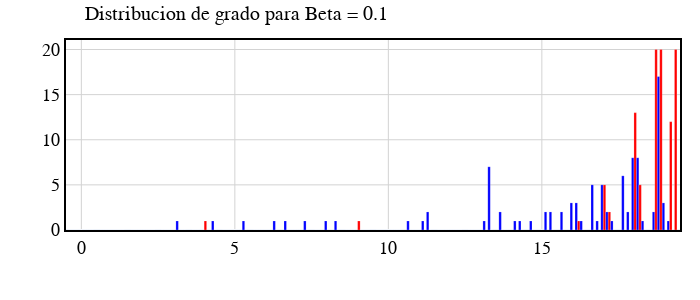
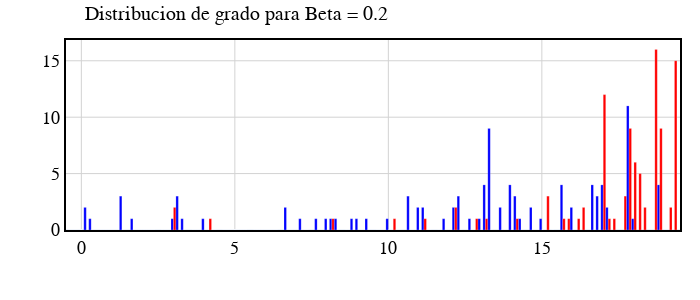
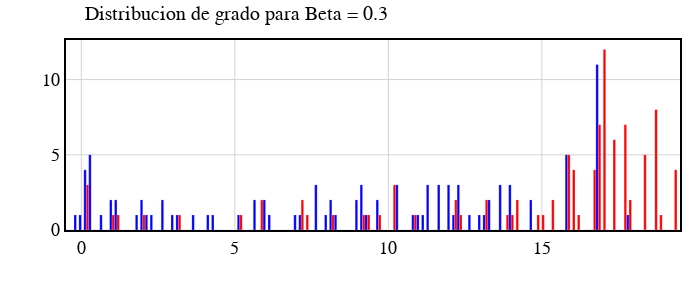
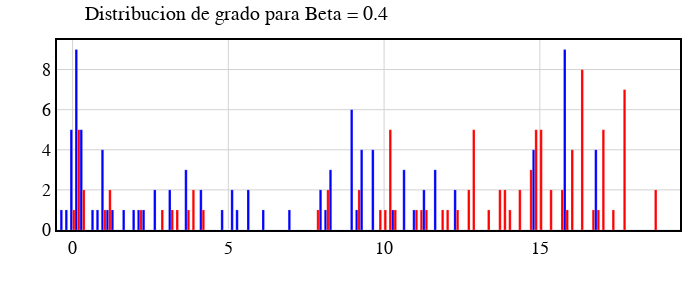

Here is the notebook cell these charts were saved with, in order:
### Code cell
for g in range(len(betaArray)):
    hist = go.Figure()
    for paciente in range(5):    
        
        graphN = nx.Graph()
        graphE = nx.Graph()
        
        corr_matrixN_Binarizada = matricesN[paciente][g]

        for node in corr_matrixN_Binarizada.columns:
            graphN.add_node(node)
            
        for i, node1 in enumerate(corr_matrixN_Binarizada.columns):
            for j, node2 in enumerate(corr_matrixN_Binarizada.columns):
                if i != j and corr_matrixN_Binarizada[i][j] == 1.0:
                    graphN.add_edge(node1, node2)
        
                    

        corr_matrixE_Binarizada = matricesE[paciente][g]

        for node in corr_matrixE_Binarizada.columns:
            graphE.add_node(node)
            
        for i, node1 in enumerate(corr_matrixE_Binarizada.columns):
            for j, node2 in enumerate(corr_matrixE_Binarizada.columns):
                if i != j and corr_matrixE_Binarizada[i][j] == 1.0:
                    graphE.add_edge(node1, node2)


        plt.figure(figsize=(8, 6))


        degree_sequenceN = [graphN.degree(node) for node in graphN.nodes()]

        degree_countsN = np.array(nx.degree_histogram(graphN))
        degree_countsE = np.array(nx.degree_histogram(graphE))

        x = range(len(degree_countsN))

        
        hist.add_trace(go.Bar(x=list(range(len(degree_countsN))), y=degree_countsN, name= 'Neurotipicos', marker=dict(color='blue',line=dict(width=0.2))))
        hist.add_trace(go.Bar(x=list(range(len(degree_countsE))), y=degree_countsE, name= 'Epilepticos',  marker=dict(color='red',line=dict(width=0.2)) ))
        hist.update_layout(showlegend=False)
    estetica(hist,title = f'Distribucion de grado para Beta = {betaArray[g]}', h=300,w=700)
    hist.show()

### Figure 1 — Plotly figure (JSON) as saved in the notebook; plotly's stock layout.template omitted (floating-point values rounded to 4 significant figures)
{"data": [{"marker": {"color": "blue", "line": {"width": 0.2}}, "name": "Neurotipicos", "type": "bar", "x": [0, 1, 2, 3, 4, 5, 6, 7, 8, 9, 10, 11, 12, 13, 14, 15, 16, 17, 18, 19], "y": [0, 0, 0, 0, 0, 0, 0, 1, 0, 0, 0, 1, 0, 0, 2, 1, 2, 5, 6, 2]}, {"marker": {"color": "red", "line": {"width": 0.2}}, "name": "Epilepticos", "type": "bar", "x": [0, 1, 2, 3, 4, 5, 6, 7, 8, 9, 10, 11, 12, 13, 14, 15, 16, 17, 18, 19], "y": [0, 0, 0, 0, 0, 0, 0, 0, 0, 0, 0, 0, 0, 0, 0, 0, 0, 0, 0, 20]}, {"marker": {"color": "blue", "line": {"width": 0.2}}, "name": "Neurotipicos", "type": "bar", "x": [0, 1, 2, 3, 4, 5, 6, 7, 8, 9, 10, 11, 12, 13, 14, 15, 16, 17, 18, 19], "y": [0, 0, 0, 0, 0, 0, 0, 0, 0, 0, 0, 0, 0, 0, 0, 0, 0, 1, 2, 17]}, {"marker": {"color": "red", "line": {"width": 0.2}}, "name": "Epilepticos", "type": "bar", "x": [0, 1, 2, 3, 4, 5, 6, 7, 8, 9, 10, 11, 12, 13, 14, 15, 16, 17, 18, 19], "y": [0, 0, 0, 0, 0, 0, 0, 0, 0, 0, 0, 0, 0, 0, 0, 0, 0, 0, 0, 20]}, {"marker": {"color": "blue", "line": {"width": 0.2}}, "name": "Neurotipicos", "type": "bar", "x": [0, 1, 2, 3, 4, 5, 6, 7, 8, 9, 10, 11, 12, 13, 14, 15, 16, 17, 18, 19], "y": [0, 0, 0, 0, 0, 0, 0, 0, 1, 0, 0, 0, 0, 0, 0, 0, 3, 5, 8, 3]}, {"marker": {"color": "red", "line": {"width": 0.2}}, "name": "Epilepticos", "type": "bar", "x": [0, 1, 2, 3, 4, 5, 6, 7, 8, 9, 10, 11, 12, 13, 14, 15, 16, 17, 18], "y": [0, 0, 0, 0, 1, 0, 0, 0, 0, 1, 0, 0, 0, 0, 0, 0, 0, 5, 13]}, {"marker": {"color": "blue", "line": {"width": 0.2}}, "name": "Neurotipicos", "type": "bar", "x": [0, 1, 2, 3, 4, 5, 6, 7, 8, 9, 10, 11, 12, 13, 14, 15, 16, 17, 18, 19], "y": [0, 0, 0, 1, 0, 0, 0, 0, 0, 0, 0, 1, 0, 1, 1, 2, 3, 2, 8, 1]}, {"marker": {"color": "red", "line": {"width": 0.2}}, "name": "Epilepticos", "type": "bar", "x": [0, 1, 2, 3, 4, 5, 6, 7, 8, 9, 10, 11, 12, 13, 14, 15, 16, 17, 18, 19], "y": [0, 0, 0, 0, 0, 0, 0, 0, 0, 0, 0, 0, 0, 0, 0, 0, 1, 2, 5, 12]}, {"marker": {"color": "blue", "line": {"width": 0.2}}, "name": "Neurotipicos", "type": "bar", "x": [0, 1, 2, 3, 4, 5, 6, 7, 8, 9, 10, 11, 12, 13, 14, 15, 16, 17, 18], "y": [0, 0, 0, 0, 1, 1, 1, 1, 1, 0, 0, 2, 0, 7, 1, 2, 1, 1, 1]}, {"marker": {"color": "red", "line": {"width": 0.2}}, "name": "Epilepticos", "type": "bar", "x": [0, 1, 2, 3, 4, 5, 6, 7, 8, 9, 10, 11, 12, 13, 14, 15, 16, 17, 18, 19], "y": [0, 0, 0, 0, 0, 0, 0, 0, 0, 0, 0, 0, 0, 0, 0, 0, 0, 0, 0, 20]}], "layout": {"autosize": false, "font": {"color": "Black", "family": "Arial", "size": 18}, "height": 300, "legend": {"bgcolor": "rgba(255,255,255,0)", "font": {"size": 15}, "orientation": "h", "x": 0.2, "xanchor": "left", "y": -0.2, "yanchor": "top"}, "margin": {"b": 20, "l": 20, "r": 20, "t": 40}, "plot_bgcolor": "white", "showlegend": false, "title": {"font": {"size": 20}, "pad": {"b": 10, "l": 50, "r": 50, "t": 100}, "text": "Distribucion de grado para Beta = 0.1"}, "width": 700, "xaxis": {"gridcolor": "lightgray", "gridwidth": 1, "linecolor": "black", "linewidth": 2, "mirror": true, "showgrid": true, "showline": true, "title": {"text": ""}}, "yaxis": {"gridcolor": "lightgray", "gridwidth": 1, "linecolor": "black", "linewidth": 2, "mirror": true, "showgrid": true, "showline": true, "title": {"text": ""}}}}

### Figure 2 — Plotly figure (JSON) as saved in the notebook; plotly's stock layout.template omitted (floating-point values rounded to 4 significant figures)
{"data": [{"marker": {"color": "blue", "line": {"width": 0.2}}, "name": "Neurotipicos", "type": "bar", "x": [0, 1, 2, 3, 4, 5, 6, 7, 8, 9, 10, 11, 12, 13, 14, 15, 16, 17], "y": [0, 0, 1, 0, 0, 0, 0, 2, 1, 0, 0, 3, 0, 1, 2, 2, 4, 4]}, {"marker": {"color": "red", "line": {"width": 0.2}}, "name": "Epilepticos", "type": "bar", "x": [0, 1, 2, 3, 4, 5, 6, 7, 8, 9, 10, 11, 12, 13, 14, 15, 16, 17, 18, 19], "y": [0, 0, 0, 0, 0, 0, 0, 0, 0, 0, 0, 0, 0, 0, 0, 0, 1, 0, 3, 16]}, {"marker": {"color": "blue", "line": {"width": 0.2}}, "name": "Neurotipicos", "type": "bar", "x": [0, 1, 2, 3, 4, 5, 6, 7, 8, 9, 10, 11, 12, 13, 14, 15, 16, 17, 18, 19], "y": [0, 0, 0, 0, 0, 0, 0, 0, 0, 1, 0, 0, 1, 0, 0, 0, 0, 3, 11, 4]}, {"marker": {"color": "red", "line": {"width": 0.2}}, "name": "Epilepticos", "type": "bar", "x": [0, 1, 2, 3, 4, 5, 6, 7, 8, 9, 10, 11, 12, 13, 14, 15, 16, 17, 18, 19], "y": [0, 0, 0, 0, 0, 0, 0, 0, 0, 0, 0, 0, 0, 1, 0, 0, 1, 0, 9, 9]}, {"marker": {"color": "blue", "line": {"width": 0.2}}, "name": "Neurotipicos", "type": "bar", "x": [0, 1, 2, 3, 4, 5, 6, 7, 8, 9, 10, 11, 12, 13, 14, 15, 16, 17, 18], "y": [0, 0, 0, 1, 1, 0, 0, 0, 1, 1, 1, 2, 0, 1, 4, 1, 2, 4, 1]}, {"marker": {"color": "red", "line": {"width": 0.2}}, "name": "Epilepticos", "type": "bar", "x": [0, 1, 2, 3, 4, 5, 6, 7, 8, 9, 10, 11, 12, 13, 14, 15, 16, 17, 18], "y": [0, 0, 0, 2, 0, 0, 0, 0, 0, 0, 0, 0, 0, 0, 0, 0, 0, 12, 6]}, {"marker": {"color": "blue", "line": {"width": 0.2}}, "name": "Neurotipicos", "type": "bar", "x": [0, 1, 2, 3, 4, 5, 6, 7, 8, 9, 10, 11, 12, 13, 14, 15, 16, 17], "y": [2, 0, 0, 3, 0, 0, 0, 1, 1, 0, 0, 2, 2, 4, 3, 0, 0, 2]}, {"marker": {"color": "red", "line": {"width": 0.2}}, "name": "Epilepticos", "type": "bar", "x": [0, 1, 2, 3, 4, 5, 6, 7, 8, 9, 10, 11, 12, 13, 14, 15, 16, 17, 18, 19], "y": [0, 0, 0, 0, 1, 0, 0, 0, 1, 0, 1, 1, 2, 1, 1, 3, 1, 1, 5, 2]}, {"marker": {"color": "blue", "line": {"width": 0.2}}, "name": "Neurotipicos", "type": "bar", "x": [0, 1, 2, 3, 4, 5, 6, 7, 8, 9, 10, 11, 12, 13, 14], "y": [1, 3, 0, 1, 0, 0, 0, 0, 1, 1, 0, 0, 3, 9, 1]}, {"marker": {"color": "red", "line": {"width": 0.2}}, "name": "Epilepticos", "type": "bar", "x": [0, 1, 2, 3, 4, 5, 6, 7, 8, 9, 10, 11, 12, 13, 14, 15, 16, 17, 18, 19], "y": [0, 0, 0, 0, 0, 0, 0, 0, 0, 0, 0, 0, 0, 0, 0, 0, 2, 1, 2, 15]}], "layout": {"autosize": false, "font": {"color": "Black", "family": "Arial", "size": 18}, "height": 300, "legend": {"bgcolor": "rgba(255,255,255,0)", "font": {"size": 15}, "orientation": "h", "x": 0.2, "xanchor": "left", "y": -0.2, "yanchor": "top"}, "margin": {"b": 20, "l": 20, "r": 20, "t": 40}, "plot_bgcolor": "white", "showlegend": false, "title": {"font": {"size": 20}, "pad": {"b": 10, "l": 50, "r": 50, "t": 100}, "text": "Distribucion de grado para Beta = 0.2"}, "width": 700, "xaxis": {"gridcolor": "lightgray", "gridwidth": 1, "linecolor": "black", "linewidth": 2, "mirror": true, "showgrid": true, "showline": true, "title": {"text": ""}}, "yaxis": {"gridcolor": "lightgray", "gridwidth": 1, "linecolor": "black", "linewidth": 2, "mirror": true, "showgrid": true, "showline": true, "title": {"text": ""}}}}

### Figure 3 — Plotly figure (JSON) as saved in the notebook; plotly's stock layout.template omitted (floating-point values rounded to 4 significant figures)
{"data": [{"marker": {"color": "blue", "line": {"width": 0.2}}, "name": "Neurotipicos", "type": "bar", "x": [0, 1, 2, 3, 4, 5, 6, 7, 8, 9, 10, 11, 12, 13, 14, 15], "y": [0, 1, 0, 2, 1, 0, 2, 0, 3, 0, 2, 0, 3, 1, 3, 2]}, {"marker": {"color": "red", "line": {"width": 0.2}}, "name": "Epilepticos", "type": "bar", "x": [0, 1, 2, 3, 4, 5, 6, 7, 8, 9, 10, 11, 12, 13, 14, 15, 16, 17, 18, 19], "y": [0, 0, 0, 0, 0, 0, 0, 0, 0, 0, 1, 0, 0, 0, 0, 0, 0, 4, 7, 8]}, {"marker": {"color": "blue", "line": {"width": 0.2}}, "name": "Neurotipicos", "type": "bar", "x": [0, 1, 2, 3, 4, 5, 6, 7, 8, 9, 10, 11, 12, 13, 14, 15, 16, 17, 18], "y": [1, 0, 1, 0, 0, 0, 0, 0, 0, 0, 0, 1, 0, 0, 0, 0, 5, 11, 1]}, {"marker": {"color": "red", "line": {"width": 0.2}}, "name": "Epilepticos", "type": "bar", "x": [0, 1, 2, 3, 4, 5, 6, 7, 8, 9, 10, 11, 12, 13, 14, 15, 16, 17, 18, 19], "y": [0, 0, 0, 0, 0, 0, 2, 0, 0, 0, 0, 1, 0, 0, 1, 1, 5, 7, 2, 1]}, {"marker": {"color": "blue", "line": {"width": 0.2}}, "name": "Neurotipicos", "type": "bar", "x": [0, 1, 2, 3, 4, 5, 6, 7, 8, 9, 10, 11, 12, 13, 14], "y": [1, 2, 2, 1, 0, 0, 2, 1, 1, 2, 0, 1, 3, 1, 3]}, {"marker": {"color": "red", "line": {"width": 0.2}}, "name": "Epilepticos", "type": "bar", "x": [0, 1, 2, 3, 4, 5, 6, 7, 8, 9, 10, 11, 12, 13, 14, 15, 16, 17], "y": [0, 1, 1, 0, 0, 0, 0, 0, 0, 0, 0, 0, 0, 0, 1, 1, 4, 12]}, {"marker": {"color": "blue", "line": {"width": 0.2}}, "name": "Neurotipicos", "type": "bar", "x": [0, 1, 2, 3, 4, 5, 6, 7, 8, 9, 10, 11, 12, 13], "y": [4, 2, 1, 1, 1, 1, 1, 1, 2, 3, 0, 1, 1, 1]}, {"marker": {"color": "red", "line": {"width": 0.2}}, "name": "Epilepticos", "type": "bar", "x": [0, 1, 2, 3, 4, 5, 6, 7, 8, 9, 10, 11, 12, 13, 14, 15, 16], "y": [3, 1, 0, 1, 0, 1, 0, 2, 1, 1, 3, 0, 2, 2, 2, 0, 1]}, {"marker": {"color": "blue", "line": {"width": 0.2}}, "name": "Neurotipicos", "type": "bar", "x": [0, 1, 2, 3, 4, 5, 6, 7, 8, 9, 10, 11, 12, 13], "y": [5, 0, 1, 0, 1, 0, 0, 0, 1, 1, 3, 3, 3, 2]}, {"marker": {"color": "red", "line": {"width": 0.2}}, "name": "Epilepticos", "type": "bar", "x": [0, 1, 2, 3, 4, 5, 6, 7, 8, 9, 10, 11, 12, 13, 14, 15, 16, 17, 18, 19], "y": [0, 0, 0, 0, 0, 0, 0, 1, 0, 1, 0, 0, 1, 0, 0, 2, 0, 6, 5, 4]}], "layout": {"autosize": false, "font": {"color": "Black", "family": "Arial", "size": 18}, "height": 300, "legend": {"bgcolor": "rgba(255,255,255,0)", "font": {"size": 15}, "orientation": "h", "x": 0.2, "xanchor": "left", "y": -0.2, "yanchor": "top"}, "margin": {"b": 20, "l": 20, "r": 20, "t": 40}, "plot_bgcolor": "white", "showlegend": false, "title": {"font": {"size": 20}, "pad": {"b": 10, "l": 50, "r": 50, "t": 100}, "text": "Distribucion de grado para Beta = 0.3"}, "width": 700, "xaxis": {"gridcolor": "lightgray", "gridwidth": 1, "linecolor": "black", "linewidth": 2, "mirror": true, "showgrid": true, "showline": true, "title": {"text": ""}}, "yaxis": {"gridcolor": "lightgray", "gridwidth": 1, "linecolor": "black", "linewidth": 2, "mirror": true, "showgrid": true, "showline": true, "title": {"text": ""}}}}

### Figure 4 — Plotly figure (JSON) as saved in the notebook; plotly's stock layout.template omitted (floating-point values rounded to 4 significant figures)
{"data": [{"marker": {"color": "blue", "line": {"width": 0.2}}, "name": "Neurotipicos", "type": "bar", "x": [0, 1, 2, 3, 4, 5, 6, 7, 8, 9, 10, 11, 12], "y": [1, 1, 1, 2, 3, 0, 2, 0, 0, 0, 4, 3, 3]}, {"marker": {"color": "red", "line": {"width": 0.2}}, "name": "Epilepticos", "type": "bar", "x": [0, 1, 2, 3, 4, 5, 6, 7, 8, 9, 10, 11, 12, 13, 14, 15, 16, 17, 18, 19], "y": [0, 0, 0, 0, 1, 0, 0, 0, 0, 0, 0, 0, 0, 2, 2, 3, 2, 1, 7, 2]}, {"marker": {"color": "blue", "line": {"width": 0.2}}, "name": "Neurotipicos", "type": "bar", "x": [0, 1, 2, 3, 4, 5, 6, 7, 8, 9, 10, 11, 12, 13, 14, 15, 16, 17], "y": [1, 1, 0, 0, 0, 1, 0, 0, 0, 0, 0, 0, 0, 0, 0, 4, 9, 4]}, {"marker": {"color": "red", "line": {"width": 0.2}}, "name": "Epilepticos", "type": "bar", "x": [0, 1, 2, 3, 4, 5, 6, 7, 8, 9, 10, 11, 12, 13, 14, 15, 16, 17], "y": [0, 0, 0, 1, 2, 0, 0, 0, 1, 0, 1, 0, 1, 5, 2, 5, 1, 1]}, {"marker": {"color": "blue", "line": {"width": 0.2}}, "name": "Neurotipicos", "type": "bar", "x": [0, 1, 2, 3, 4, 5, 6, 7, 8, 9, 10, 11], "y": [5, 4, 1, 0, 0, 0, 0, 1, 2, 6, 0, 1]}, {"marker": {"color": "red", "line": {"width": 0.2}}, "name": "Epilepticos", "type": "bar", "x": [0, 1, 2, 3, 4, 5, 6, 7, 8, 9, 10, 11, 12, 13, 14, 15, 16, 17], "y": [1, 1, 0, 0, 0, 0, 0, 0, 0, 0, 1, 1, 1, 0, 1, 5, 4, 5]}, {"marker": {"color": "blue", "line": {"width": 0.2}}, "name": "Neurotipicos", "type": "bar", "x": [0, 1, 2, 3, 4, 5, 6, 7, 8, 9], "y": [9, 1, 1, 2, 2, 2, 1, 0, 1, 1]}, {"marker": {"color": "red", "line": {"width": 0.2}}, "name": "Epilepticos", "type": "bar", "x": [0, 1, 2, 3, 4, 5, 6, 7, 8, 9, 10, 11], "y": [5, 2, 1, 1, 1, 0, 0, 0, 2, 2, 5, 1]}, {"marker": {"color": "blue", "line": {"width": 0.2}}, "name": "Neurotipicos", "type": "bar", "x": [0, 1, 2, 3, 4, 5, 6, 7, 8, 9, 10, 11, 12], "y": [5, 1, 1, 0, 0, 1, 0, 0, 3, 4, 1, 2, 2]}, {"marker": {"color": "red", "line": {"width": 0.2}}, "name": "Epilepticos", "type": "bar", "x": [0, 1, 2, 3, 4, 5, 6, 7, 8, 9, 10, 11, 12, 13, 14, 15, 16, 17], "y": [2, 0, 0, 1, 0, 0, 0, 0, 0, 0, 1, 1, 1, 1, 2, 2, 8, 1]}], "layout": {"autosize": false, "font": {"color": "Black", "family": "Arial", "size": 18}, "height": 300, "legend": {"bgcolor": "rgba(255,255,255,0)", "font": {"size": 15}, "orientation": "h", "x": 0.2, "xanchor": "left", "y": -0.2, "yanchor": "top"}, "margin": {"b": 20, "l": 20, "r": 20, "t": 40}, "plot_bgcolor": "white", "showlegend": false, "title": {"font": {"size": 20}, "pad": {"b": 10, "l": 50, "r": 50, "t": 100}, "text": "Distribucion de grado para Beta = 0.4"}, "width": 700, "xaxis": {"gridcolor": "lightgray", "gridwidth": 1, "linecolor": "black", "linewidth": 2, "mirror": true, "showgrid": true, "showline": true, "title": {"text": ""}}, "yaxis": {"gridcolor": "lightgray", "gridwidth": 1, "linecolor": "black", "linewidth": 2, "mirror": true, "showgrid": true, "showline": true, "title": {"text": ""}}}}
